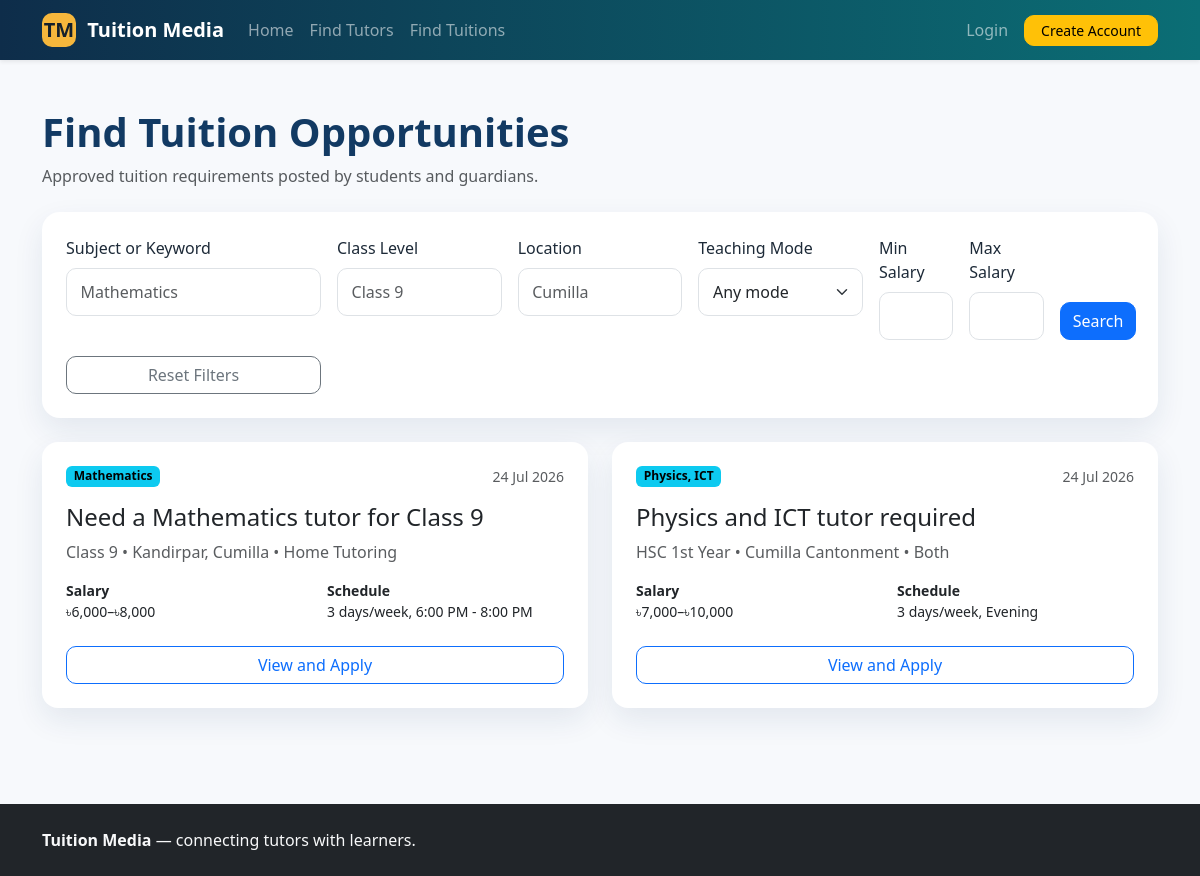
The app's page /tuitions.php with its own data.
### tables this page shows
CREATE TABLE tuition_posts (
    id INT UNSIGNED AUTO_INCREMENT PRIMARY KEY,
    user_id INT UNSIGNED NOT NULL,
    title VARCHAR(180) NOT NULL,
    subject VARCHAR(120) NOT NULL,
    class_level VARCHAR(120) NOT NULL,
    location VARCHAR(180) NOT NULL,
    salary_min DECIMAL(10,2) DEFAULT 0,
    salary_max DECIMAL(10,2) DEFAULT 0,
    preferred_gender ENUM('Any','Male','Female') DEFAULT 'Any',
    teaching_mode ENUM('Home Tutoring','Online','Both') DEFAULT 'Home Tutoring',
    days_per_week TINYINT UNSIGNED DEFAULT 3,
    preferred_time VARCHAR(100) DEFAULT '',
    description TEXT,
    status ENUM('pending','approved','rejected','closed','cancelled') DEFAULT 'pending',
    created_at TIMESTAMP DEFAULT CURRENT_TIMESTAMP,
    updated_at TIMESTAMP DEFAULT CURRENT_TIMESTAMP ON UPDATE CURRENT_TIMESTAMP,
    INDEX idx_tuition_search(subject,class_level,location,status),
    INDEX idx_tuition_salary(salary_min,salary_max),
    CONSTRAINT fk_tuition_user FOREIGN KEY(user_id) REFERENCES users(id) ON DELETE CASCADE
);

### includes/functions.php (called while the page is built, shortened)
<?php
function e(?string $value): string {
    return htmlspecialchars($value ?? '', ENT_QUOTES, 'UTF-8');
}
function url(string $path = ''): string {
    return BASE_URL . ($path ? '/' . ltrim($path, '/') : '');
}

### tuitions.php (the view, shortened to what this page needs)
<?php
require __DIR__ . '/includes/header.php';
$q = trim($_GET['q'] ?? '');
$location = trim($_GET['location'] ?? '');
$class = trim($_GET['class'] ?? '');
$minSalaryRaw = trim($_GET['min_salary'] ?? '');
$maxSalaryRaw = trim($_GET['max_salary'] ?? '');
$sql = "SELECT t.*, u.name
        FROM tuition_posts t
        JOIN users u ON u.id = t.user_id
        WHERE t.status = 'approved' AND u.status = 'active'";
$params = [];
$sql .= ' ORDER BY t.created_at DESC';
$stmt = $pdo->prepare($sql);
$stmt->execute($params);
$rows = $stmt->fetchAll();
?>
<div class="container py-5">
    <h1 class="section-title">Find Tuition Opportunities</h1>
    <p class="text-muted mb-4">Approved tuition requirements posted by students and guardians.</p>
    <form class="filter-box shadow-soft p-4 mb-4" method="get">
        <div class="row g-3">
            <div class="col-lg-3"><label class="form-label">Subject or Keyword</label><input class="form-control" name="q" value="<?= e($q) ?>" placeholder="Mathematics"></div>
            <div class="col-lg-2"><label class="form-label">Class Level</label><input class="form-control" name="class" value="<?= e($class) ?>" placeholder="Class 9"></div>
            <div class="col-lg-2"><label class="form-label">Location</label><input class="form-control" name="location" value="<?= e($location) ?>" placeholder="Cumilla"></div>
            <div class="col-lg-2"><label class="form-label">Teaching Mode</label><select class="form-select" name="mode"><option value="">Any mode</option></select></div>
            <div class="col-lg-1 col-md-3"><label class="form-label">Min Salary</label><input type="number" min="0" step="500" class="form-control" name="min_salary" value="<?= e($minSalaryRaw) ?>"></div>
            <div class="col-lg-1 col-md-3"><label class="form-label">Max Salary</label><input type="number" min="0" step="500" class="form-control" name="max_salary" value="<?= e($maxSalaryRaw) ?>"></div>
            <div class="col-lg-1 col-md-3 d-grid align-self-end"><button class="btn btn-primary">Search</button></div>
            <div class="col-md-3 d-grid"><a class="btn btn-outline-secondary" href="<?= url('tuitions.php') ?>">Reset Filters</a></div>
        </div>
    </form>
    <div class="row g-4">
        <?php foreach ($rows as $p): ?>
            <div class="col-md-6">
                <div class="card shadow-soft h-100 p-4">
                    <div class="d-flex justify-content-between"><span class="badge text-bg-info"><?= e($p['subject']) ?></span><small class="text-muted"><?= date('d M Y', strtotime($p['created_at'])) ?></small></div>
                    <h4 class="mt-3"><?= e($p['title']) ?></h4>
                    <p class="text-muted"><?= e($p['class_level']) ?> • <?= e($p['location']) ?> • <?= e($p['teaching_mode']) ?></p>
                    <div class="row small"><div class="col-6"><strong>Salary</strong><br>৳<?= number_format((float)$p['salary_min']) ?>–৳<?= number_format((float)$p['salary_max']) ?></div><div class="col-6"><strong>Schedule</strong><br><?= e((string)$p['days_per_week']) ?> days/week, <?= e($p['preferred_time']) ?></div></div>
                    <a class="btn btn-outline-primary mt-4" href="<?= url('tuition_view.php?id=' . $p['id']) ?>">View and Apply</a>
                </div>
            </div>
        <?php endforeach; ?>
    </div>
</div>
<?php require __DIR__ . '/includes/footer.php'; ?>

### assets/css/style.css (style rules this page uses)
:root { --tm-primary: #123a63; --tm-secondary: #0b6e75; --tm-accent: #f6b73c; --tm-soft: #f5f8fc; }
body { background: #f7f9fc; color: #1d2a38; }
.section-title { color: var(--tm-primary); font-weight: 800; }
.card { border: 0; border-radius: 16px; }
.shadow-soft { box-shadow: 0 12px 30px rgba(18, 58, 99, 0.09); }
.filter-box { border-radius: 18px; background: #ffffff; }
.form-control, .form-select { padding: 0.68rem 0.85rem; border-radius: 10px; }
.btn { border-radius: 10px; }
.badge { font-weight: 600; }

### records on screen
tuition_posts: subject "Mathematics", created_at "24 Jul 2026", title "Need a Mathematics tutor for Class 9", class_level "Class 9", location "Kandirpar, Cumilla", teaching_mode "Home Tutoring", salary_min "6,000", salary_max "8,000", days_per_week "3", preferred_time "6:00 PM - 8:00 PM"
tuition_posts: subject "Physics, ICT", created_at "24 Jul 2026", title "Physics and ICT tutor required", class_level "HSC 1st Year", location "Cumilla Cantonment", teaching_mode "Both", salary_min "7,000", salary_max "10,000", days_per_week "3", preferred_time "Evening"
